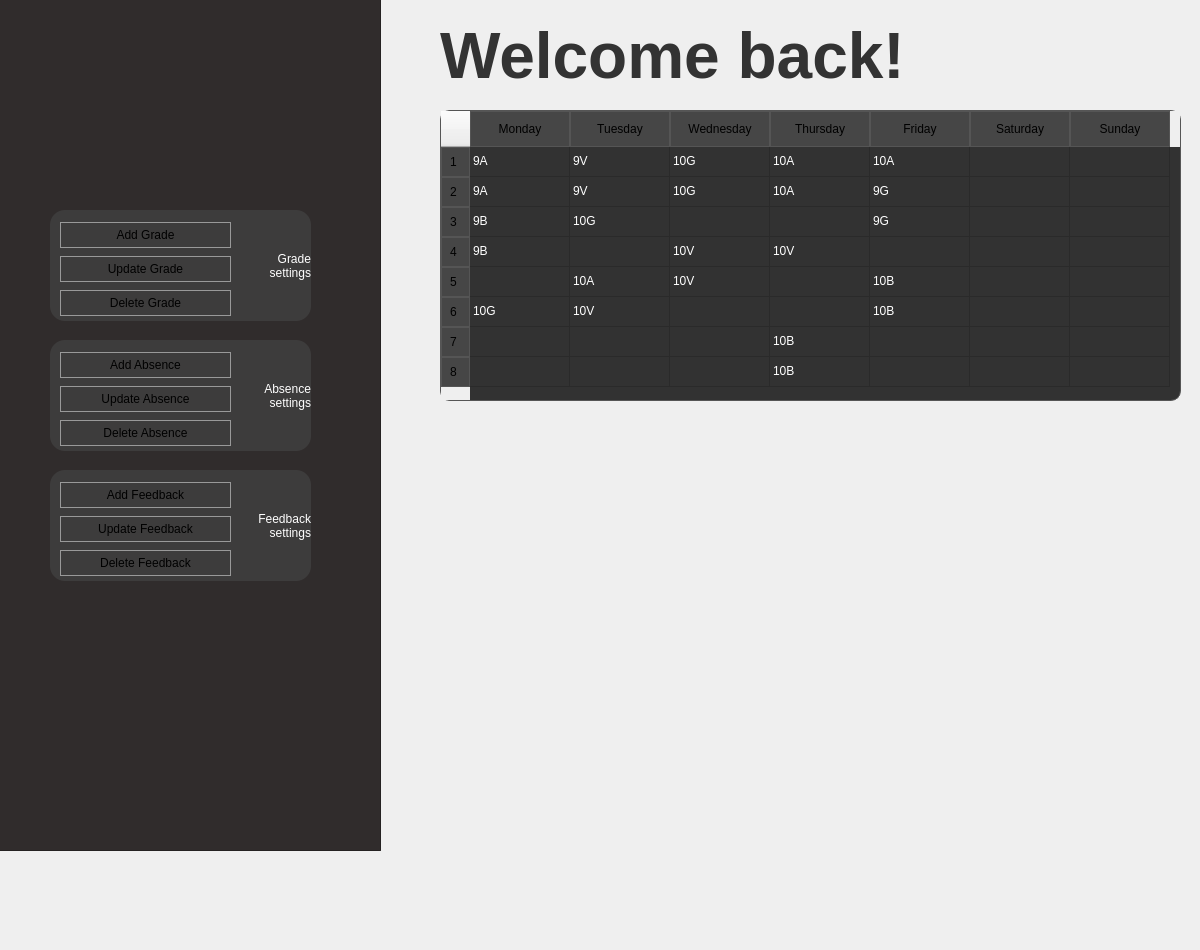
   <widget class="QWidget" name="pageChemistry">
    <widget class="QTableWidget" name="tableWidget_2">
     <property name="geometry">
      <rect>
       <x>440</x>
       <y>110</y>
       <width>741</width>
       <height>291</height>
      </rect>
     </property>
     <property name="styleSheet">
      <string notr="true">QTableWidget {
    background-color: rgba(50, 50, 50, 1); /* Dark gray background */
    alternate-background-color: rgba(30, 30, 30, 1); /* Darker background for alternate rows */
    border: 1px solid #555; /* Dark gray border */
    border-radius: 10px; /* Rounded corners */
}

QTableWidget::item {
    padding: 10px; /* Padding around each item */
    padding-bottom: 12px;
color: white;
}

QHeaderView::section {
    background-color: rgba(70, 70, 70, 1); /* Dark gray background for header */
    border: 1px solid #555; /* Dark gray border */
    padding: 8px; /* Padding for header sections */
}

QHeaderView::section:checked {
    background-color: rgba(30, 30, 30, 1); /* Darker background for checked header sections */
}

QHeaderView::section:pressed {
    background-color: rgba(20, 20, 20, 1); /* Even darker background when header section is pressed */
}
</string>
     </property>
     <property name="rowCount">
      <number>8</number>
     </property>
     <property name="columnCount">
      <number>7</number>
     </property>
     <attribute name="horizontalHeaderVisible">
      <bool>true</bool>
     </attribute>
     <row/>
     <row/>
     <row/>
     <row/>
     <row/>
     <row/>
     <row/>
     <row/>
     <column>
      <property name="text">
       <string>Monday</string>
      </property>
     </column>
     <column>
      <property name="text">
       <string>Tuesday</string>
      </property>
     </column>
     <column>
      <property name="text">
       <string>Wednesday</string>
      </property>
     </column>
     <column>
      <property name="text">
       <string>Thursday</string>
      </property>
     </column>
     <column>
      <property name="text">
       <string>Friday</string>
      </property>
     </column>
     <column>
      <property name="text">
       <string>Saturday</string>
      </property>
     </column>
     <column>
      <property name="text">
       <string>Sunday</string>
      </property>
     </column>
     <item row="0" column="0">
      <property name="text">
       <string>9A</string>
      </property>
     </item>
     <item row="0" column="1">
      <property name="text">
       <string>9V</string>
      </property>
     </item>
     <item row="0" column="2">
      <property name="text">
       <string>10G</string>
      </property>
     </item>
     <item row="0" column="3">
      <property name="text">
       <string>10A</string>
      </property>
     </item>
     <item row="0" column="4">
      <property name="text">
       <string>10A</string>
      </property>
     </item>
     <item row="1" column="0">
      <property name="text">
       <string>9A</string>
      </property>
     </item>
     <item row="1" column="1">
      <property name="text">
       <string>9V</string>
      </property>
     </item>
     <item row="1" column="2">
      <property name="text">
       <string>10G</string>
      </property>
     </item>
     <item row="1" column="3">
      <property name="text">
       <string>10A</string>
      </property>
     </item>
     <item row="1" column="4">
      <property name="text">
       <string>9G</string>
      </property>
     </item>
     <item row="2" column="0">
      <property name="text">
       <string>9B</string>
      </property>
     </item>
     <item row="2" column="1">
      <property name="text">
       <string>10G</string>
      </property>
     </item>
     <item row="2" column="4">
      <property name="text">
       <string>9G</string>
      </property>
     </item>
     <item row="3" column="0">
      <property name="text">
       <string>9B</string>
      </property>
     </item>
     <item row="3" column="2">
      <property name="text">
       <string>10V</string>
      </property>
     </item>
     <item row="3" column="3">
      <property name="text">
       <string>10V</string>
      </property>
     </item>
     <item row="4" column="1">
      <property name="text">
       <string>10A</string>
      </property>
     </item>
     <item row="4" column="2">
      <property name="text">
       <string>10V</string>
      </property>
     </item>
     <item row="4" column="4">
      <property name="text">
       <string>10B</string>
      </property>
     </item>
     <item row="5" column="0">
      <property name="text">
       <string>10G</string>
      </property>
     </item>
     <item row="5" column="1">
      <property name="text">
       <string>10V</string>
      </property>
     </item>
     <item row="5" column="4">
      <property name="text">
       <string>10B</string>
      </property>
     </item>
     <item row="6" column="3">
      <property name="text">
       <string>10B</string>
      </property>
     </item>
     <item row="7" column="3">
      <property name="text">
       <string>10B</string>
      </property>
     </item>
    </widget>
    <widget class="QStackedWidget" name="stackedWidgetChemistry">
     <property name="geometry">
      <rect>
       <x>430</x>
       <y>440</y>
       <width>761</width>
       <height>181</height>
      </rect>
     </property>
     <property name="styleSheet">
      <string notr="true">QLabel {
    background: rgba(48, 44, 44, 0.7); /* Very dark gray with 50% opacity */
    border-radius: 10px; /* Adjust the radius as needed */
color: white;
}</string>
     </property>
     <property name="currentIndex">
      <number>1</number>
     </property>
     <widget class="QWidget" name="page"/>
     <widget class="QWidget" name="page_2"/>
    </widget>
    <widget class="QLabel" name="label_logo">
     <property name="geometry">
      <rect>
       <x>10</x>
       <y>0</y>
       <width>451</width>
       <height>81</height>
      </rect>
     </property>
     <property name="text">
      <string/>
     </property>
    </widget>
    <widget class="QFrame" name="frame_2">
     <property name="geometry">
      <rect>
       <x>-10</x>
       <y>-90</y>
       <width>391</width>
       <height>941</height>
      </rect>
     </property>
     <property name="styleSheet">
      <string notr="true">QFrame {
    background-color: #302c2c;
}</string>
     </property>
     <property name="frameShape">
      <enum>QFrame::StyledPanel</enum>
     </property>
     <property name="frameShadow">
      <enum>QFrame::Raised</enum>
     </property>
     <widget class="QLabel" name="label_17">
      <property name="geometry">
       <rect>
        <x>60</x>
        <y>560</y>
        <width>261</width>
        <height>111</height>
       </rect>
      </property>
      <property name="styleSheet">
       <string notr="true">QLabel {
    background: rgba(68, 68, 68, 0.7); /* Very dark gray with 50% opacity */
    border-radius: 15px; /* Adjust the radius as needed */
color: white;
}</string>
      </property>
      <property name="text">
       <string>Feedback 
 settings</string>
      </property>
      <property name="alignment">
       <set>Qt::AlignRight|Qt::AlignTrailing|Qt::AlignVCenter</set>
      </property>
      <property name="margin">
       <number>20</number>
      </property>
     </widget>
     <widget class="QLabel" name="label_15">
      <property name="geometry">
       <rect>
        <x>60</x>
        <y>300</y>
        <width>261</width>
        <height>111</height>
       </rect>
      </property>
      <property name="styleSheet">
       <string notr="true">QLabel {
    background: rgba(68, 68, 68, 0.7); /* Very dark gray with 50% opacity */
    border-radius: 15px; /* Adjust the radius as needed */
color: white;
}</string>
      </property>
      <property name="text">
       <string>Grade 
 settings</string>
      </property>
      <property name="alignment">
       <set>Qt::AlignRight|Qt::AlignTrailing|Qt::AlignVCenter</set>
      </property>
      <property name="margin">
       <number>20</number>
      </property>
     </widget>
     <widget class="QLabel" name="label_16">
      <property name="geometry">
       <rect>
        <x>60</x>
        <y>430</y>
        <width>261</width>
        <height>111</height>
       </rect>
      </property>
      <property name="styleSheet">
       <string notr="true">QLabel {
    background: rgba(68, 68, 68, 0.7); /* Very dark gray with 50% opacity */
    border-radius: 15px; /* Adjust the radius as needed */
color: white;
}</string>
      </property>
      <property name="text">
       <string>Absence 
 settings</string>
      </property>
      <property name="alignment">
       <set>Qt::AlignRight|Qt::AlignTrailing|Qt::AlignVCenter</set>
      </property>
      <property name="margin">
       <number>20</number>
      </property>
     </widget>
     <widget class="QWidget" name="layoutWidget_3">
      <property name="geometry">
       <rect>
        <x>70</x>
        <y>440</y>
        <width>171</width>
        <height>98</height>
       </rect>
      </property>
      <layout class="QVBoxLayout" name="verticalLayout_3">
       <item>
        <widget class="QPushButton" name="pushButtonAddAbsence">
         <property name="styleSheet">
          <string notr="true">QPushButton {
    background: qlineargradient(x1: 0, y1: 0, x2: 0, y2: 1,
                                stop: 0 #f6f6f6, stop: 1 #e0e0e0);
    border-radius: 14px;
	color: black;
    border: 1px solid #999999;
    padding: 5px 15px;
}

QPushButton:hover {
    background: qlineargradient(x1: 0, y1: 0, x2: 0, y2: 1,
                                stop: 0 #e0e0e0, stop: 1 #f6f6f6);
}

QPushButton:pressed {
    background: #dcdcdc;
}</string>
         </property>
         <property name="text">
          <string>Add Absence</string>
         </property>
        </widget>
       </item>
       <item>
        <widget class="QPushButton" name="pushButtonUpdateAbsence">
         <property name="styleSheet">
          <string notr="true">QPushButton {
    background: qlineargradient(x1: 0, y1: 0, x2: 0, y2: 1,
                                stop: 0 #f6f6f6, stop: 1 #e0e0e0);
    border-radius: 14px;
	color: black;
    border: 1px solid #999999;
    padding: 5px 15px;
}

QPushButton:hover {
    background: qlineargradient(x1: 0, y1: 0, x2: 0, y2: 1,
                                stop: 0 #e0e0e0, stop: 1 #f6f6f6);
}

QPushButton:pressed {
    background: #dcdcdc;
}</string>
         </property>
         <property name="text">
          <string>Update Absence</string>
         </property>
        </widget>
       </item>
       <item>
        <widget class="QPushButton" name="pushButtonDeleteAbsence">
         <property name="styleSheet">
          <string notr="true">QPushButton {
    background: qlineargradient(x1: 0, y1: 0, x2: 0, y2: 1,
                                stop: 0 #f6f6f6, stop: 1 #e0e0e0);
    border-radius: 14px;
	color: black;
    border: 1px solid #999999;
    padding: 5px 15px;
}

QPushButton:hover {
    background: qlineargradient(x1: 0, y1: 0, x2: 0, y2: 1,
                                stop: 0 #e0e0e0, stop: 1 #f6f6f6);
}

QPushButton:pressed {
    background: #dcdcdc;
}</string>
         </property>
         <property name="text">
          <string>Delete Absence</string>
         </property>
        </widget>
       </item>
      </layout>
     </widget>
     <widget class="QWidget" name="layoutWidget_2">
      <property name="geometry">
       <rect>
        <x>70</x>
        <y>310</y>
        <width>171</width>
        <height>98</height>
       </rect>
      </property>
      <layout class="QVBoxLayout" name="verticalLayout_2">
       <item>
        <widget class="QPushButton" name="pushButtonAddGrade_2">
         <property name="styleSheet">
          <string notr="true">QPushButton {
    background: qlineargradient(x1: 0, y1: 0, x2: 0, y2: 1,
                                stop: 0 #f6f6f6, stop: 1 #e0e0e0);
    border-radius: 14px;
	color: black;
    border: 1px solid #999999;
    padding: 5px 15px;
}

QPushButton:hover {
    background: qlineargradient(x1: 0, y1: 0, x2: 0, y2: 1,
                                stop: 0 #e0e0e0, stop: 1 #f6f6f6);
}

QPushButton:pressed {
    background: #dcdcdc;
}</string>
         </property>
         <property name="text">
          <string>Add Grade</string>
         </property>
        </widget>
       </item>
       <item>
        <widget class="QPushButton" name="pushButtonUpdateGrade_2">
         <property name="styleSheet">
          <string notr="true">QPushButton {
    background: qlineargradient(x1: 0, y1: 0, x2: 0, y2: 1,
                                stop: 0 #f6f6f6, stop: 1 #e0e0e0);
    border-radius: 14px;
	color: black;
    border: 1px solid #999999;
    padding: 5px 15px;
}

QPushButton:hover {
    background: qlineargradient(x1: 0, y1: 0, x2: 0, y2: 1,
                                stop: 0 #e0e0e0, stop: 1 #f6f6f6);
}

QPushButton:pressed {
    background: #dcdcdc;
}</string>
         </property>
         <property name="text">
          <string>Update Grade</string>
         </property>
        </widget>
       </item>
       <item>
        <widget class="QPushButton" name="pushButtonDeleteGrade_2">
         <property name="styleSheet">
          <string notr="true">QPushButton {
    background: qlineargradient(x1: 0, y1: 0, x2: 0, y2: 1,
                                stop: 0 #f6f6f6, stop: 1 #e0e0e0);
    border-radius: 14px;
	color: black;
    border: 1px solid #999999;
    padding: 5px 15px;
}

QPushButton:hover {
    background: qlineargradient(x1: 0, y1: 0, x2: 0, y2: 1,
                                stop: 0 #e0e0e0, stop: 1 #f6f6f6);
}

QPushButton:pressed {
    background: #dcdcdc;
}</string>
         </property>
         <property name="text">
          <string>Delete Grade</string>
         </property>
        </widget>
       </item>
      </layout>
     </widget>
     <widget class="QWidget" name="layoutWidget_7">
      <property name="geometry">
       <rect>
        <x>70</x>
        <y>570</y>
        <width>171</width>
        <height>98</height>
       </rect>
      </property>
      <layout class="QVBoxLayout" name="verticalLayout_7">
       <item>
        <widget class="QPushButton" name="pushButtonAddFeedback">
         <property name="styleSheet">
          <string notr="true">QPushButton {
    background: qlineargradient(x1: 0, y1: 0, x2: 0, y2: 1,
                                stop: 0 #f6f6f6, stop: 1 #e0e0e0);
    border-radius: 14px;
	color: black;
    border: 1px solid #999999;
    padding: 5px 15px;
}

QPushButton:hover {
    background: qlineargradient(x1: 0, y1: 0, x2: 0, y2: 1,
                                stop: 0 #e0e0e0, stop: 1 #f6f6f6);
}

QPushButton:pressed {
    background: #dcdcdc;
}</string>
         </property>
         <property name="text">
          <string>Add Feedback</string>
         </property>
        </widget>
       </item>
       <item>
        <widget class="QPushButton" name="pushButtonUpdateFeedback">
         <property name="styleSheet">
          <string notr="true">QPushButton {
    background: qlineargradient(x1: 0, y1: 0, x2: 0, y2: 1,
                                stop: 0 #f6f6f6, stop: 1 #e0e0e0);
    border-radius: 14px;
	color: black;
    border: 1px solid #999999;
    padding: 5px 15px;
}

QPushButton:hover {
    background: qlineargradient(x1: 0, y1: 0, x2: 0, y2: 1,
                                stop: 0 #e0e0e0, stop: 1 #f6f6f6);
}

QPushButton:pressed {
    background: #dcdcdc;
}</string>
         </property>
         <property name="text">
          <string>Update Feedback</string>
         </property>
        </widget>
       </item>
       <item>
        <widget class="QPushButton" name="pushButtonDeleteFeedback">
         <property name="styleSheet">
          <string notr="true">QPushButton {
    background: qlineargradient(x1: 0, y1: 0, x2: 0, y2: 1,
                                stop: 0 #f6f6f6, stop: 1 #e0e0e0);
    border-radius: 14px;
	color: black;
    border: 1px solid #999999;
    padding: 5px 15px;
}

QPushButton:hover {
    background: qlineargradient(x1: 0, y1: 0, x2: 0, y2: 1,
                                stop: 0 #e0e0e0, stop: 1 #f6f6f6);
}

QPushButton:pressed {
    background: #dcdcdc;
}</string>
         </property>
         <property name="text">
          <string>Delete Feedback</string>
         </property>
        </widget>
       </item>
      </layout>
     </widget>
     <widget class="QLabel" name="labelLogo_2">
      <property name="geometry">
       <rect>
        <x>20</x>
        <y>140</y>
        <width>361</width>
        <height>71</height>
       </rect>
      </property>
      <property name="styleSheet">
       <string notr="true"/>
      </property>
      <property name="text">
       <string/>
      </property>
      <property name="pixmap">
       <pixmap>../assets/logo.png</pixmap>
      </property>
     </widget>
    </widget>
    <widget class="QLabel" name="label_2">
     <property name="geometry">
      <rect>
       <x>440</x>
       <y>20</y>
       <width>541</width>
       <height>71</height>
      </rect>
     </property>
     <property name="styleSheet">
      <string notr="true">color: #333333;</string>
     </property>
     <property name="text">
      <string>&lt;html&gt;&lt;head/&gt;&lt;body&gt;&lt;p&gt;&lt;span style=&quot; font-size:48pt; font-weight:700;&quot;&gt;Welcome back!&lt;/span&gt;&lt;/p&gt;&lt;/body&gt;&lt;/html&gt;</string>
     </property>
    </widget>
   </widget>
